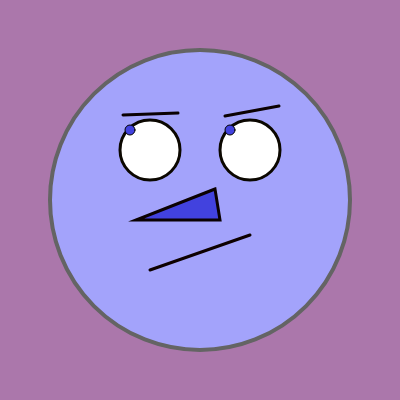
Frame 1 (no input)
Frame 60 (no input): identical to frame 1, image omitted
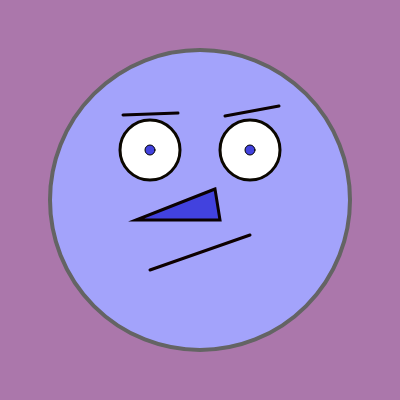
Frame 120 (the mouse pressed at the canvas centre since frame 60)

The p5.js sketch that drew these frames (run headless with seeded random() and noise() and a simulated clock; from frame 60 on, the mouse is pressed at the canvas centre):

// p5.js sketch
// ── sketch.js
function setup() {
  createCanvas(400, 400);
}
let olhoX;
let olhoY;

function draw() {
  background('rgb(171,119,171)');
  fill('rgb(163,163,251)');
  stroke(100);
  strokeWeight(4);
  circle(200,200,300); // rosto
  fill('white');
  stroke('#0B0700');
  strokeWeight(3);
  circle(150,150,60); // olho esquerdo
  circle(250,150,60); // olho direito
  stroke('rgb(13,0,0)');
  strokeWeight(3);
  line(150,270,250,235); // boca
  fill('rgb(66,66,222)');
  stroke('#0B0102');
  strokeWeight(3);
  triangle(215,189,136,220,220,220); // nariz
  strokeWeight(3);
  line(123,115,178,113); // sobrancelha esquerda
  line(225,116,279,106); // sobrancelha direita
  stroke(0);
  strokeWeight(1);
  //circle(142,150,10); // pupila esquerda
  //circle(242,150,10); // pupila direita
  
  olhoX = map(mouseX,0,400,130,170);
  olhoY = map(mouseY,0,400,130,170);
  
  circle(olhoX,olhoY,10); // nova pupila esquerda;
  circle(olhoX+100,olhoY,10); //nova pupila direita;
  if(mouseIsPressed){
     console.log(mouseX,mouseY);
     }
}       
